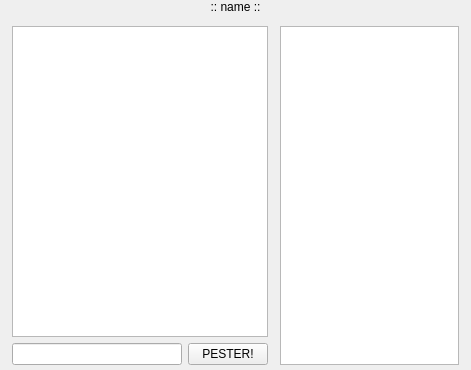
<?xml version="1.0" encoding="UTF-8"?>
<ui version="4.0">
 <class>MemoMessageWidget</class>
 <widget class="QWidget" name="MemoMessageWidget">
  <property name="geometry">
   <rect>
    <x>0</x>
    <y>0</y>
    <width>471</width>
    <height>370</height>
   </rect>
  </property>
  <property name="windowTitle">
   <string>Form</string>
  </property>
  <widget class="QWidget" name="verticalLayoutWidget">
   <property name="geometry">
    <rect>
     <x>0</x>
     <y>0</y>
     <width>471</width>
     <height>371</height>
    </rect>
   </property>
   <layout class="QVBoxLayout" name="verticalLayout">
    <property name="spacing">
     <number>6</number>
    </property>
    <property name="sizeConstraint">
     <enum>QLayout::SetNoConstraint</enum>
    </property>
    <property name="margin">
     <number>0</number>
    </property>
    <item>
     <widget class="QLabel" name="userLabel">
      <property name="sizePolicy">
       <sizepolicy hsizetype="Preferred" vsizetype="Fixed">
        <horstretch>0</horstretch>
        <verstretch>3</verstretch>
       </sizepolicy>
      </property>
      <property name="lineWidth">
       <number>1</number>
      </property>
      <property name="text">
       <string>:: name ::</string>
      </property>
      <property name="scaledContents">
       <bool>false</bool>
      </property>
      <property name="alignment">
       <set>Qt::AlignCenter</set>
      </property>
     </widget>
    </item>
    <item>
     <layout class="QHBoxLayout" name="horizontalLayout">
      <property name="leftMargin">
       <number>6</number>
      </property>
      <property name="topMargin">
       <number>6</number>
      </property>
      <property name="rightMargin">
       <number>12</number>
      </property>
      <property name="bottomMargin">
       <number>6</number>
      </property>
      <item>
       <layout class="QVBoxLayout" name="verticalLayout_2">
        <property name="leftMargin">
         <number>6</number>
        </property>
        <property name="topMargin">
         <number>0</number>
        </property>
        <property name="rightMargin">
         <number>6</number>
        </property>
        <property name="bottomMargin">
         <number>0</number>
        </property>
        <item>
         <widget class="QTextEdit" name="userOutput">
          <property name="sizePolicy">
           <sizepolicy hsizetype="Minimum" vsizetype="Expanding">
            <horstretch>0</horstretch>
            <verstretch>0</verstretch>
           </sizepolicy>
          </property>
          <property name="readOnly">
           <bool>true</bool>
          </property>
         </widget>
        </item>
        <item>
         <layout class="QHBoxLayout" name="horizontalLayout_2">
          <property name="spacing">
           <number>6</number>
          </property>
          <property name="rightMargin">
           <number>0</number>
          </property>
          <property name="bottomMargin">
           <number>0</number>
          </property>
          <item>
           <widget class="QLineEdit" name="userInput">
            <property name="sizePolicy">
             <sizepolicy hsizetype="Expanding" vsizetype="Maximum">
              <horstretch>0</horstretch>
              <verstretch>0</verstretch>
             </sizepolicy>
            </property>
           </widget>
          </item>
          <item>
           <widget class="QPushButton" name="sendButton">
            <property name="sizePolicy">
             <sizepolicy hsizetype="Maximum" vsizetype="Maximum">
              <horstretch>0</horstretch>
              <verstretch>0</verstretch>
             </sizepolicy>
            </property>
            <property name="text">
             <string>PESTER!</string>
            </property>
           </widget>
          </item>
         </layout>
        </item>
       </layout>
      </item>
      <item>
       <widget class="QListWidget" name="memoUsers">
        <property name="sizePolicy">
         <sizepolicy hsizetype="Expanding" vsizetype="Expanding">
          <horstretch>0</horstretch>
          <verstretch>0</verstretch>
         </sizepolicy>
        </property>
       </widget>
      </item>
     </layout>
    </item>
   </layout>
  </widget>
 </widget>
 <resources/>
 <connections/>
</ui>
